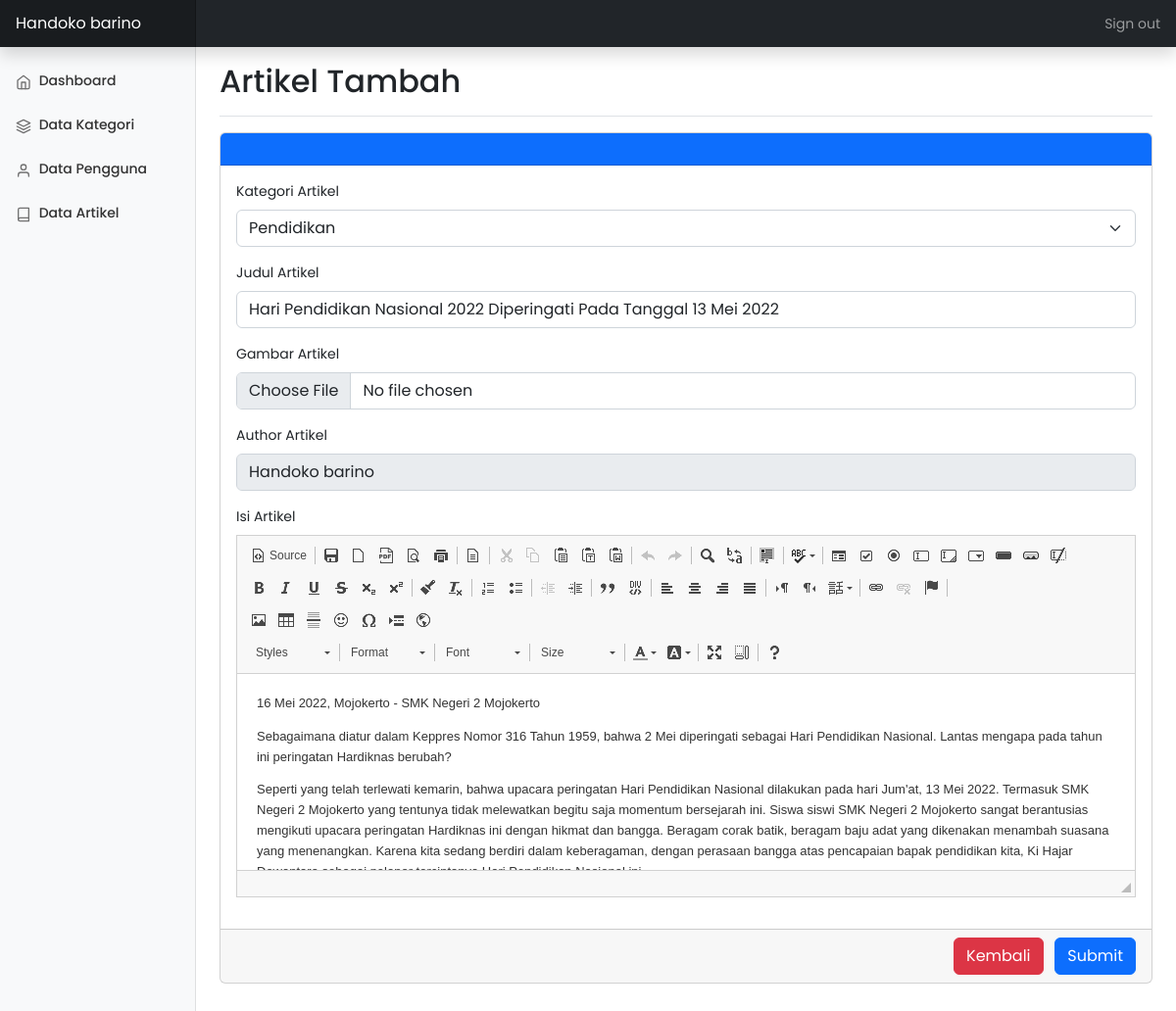
Page /admin/artikel-edit.php?id=10 (signed in) on the committed database.
### tables this page shows
CREATE TABLE `articles` (
  `id_artikel` int(11) NOT NULL,
  `id_kategori` int(11) NOT NULL,
  `judul` varchar(200) NOT NULL,
  `isi` text NOT NULL,
  `gambar` varchar(255) NOT NULL,
  `author` varchar(255) NOT NULL,
  `tgl_release` date NOT NULL
);

CREATE TABLE `categories` (
  `id_kategori` int(32) NOT NULL,
  `kategori` varchar(255) NOT NULL
);

### function/funsi.php (called while the page is built, shortened)
<?php
function koneksi()
{
    $conn = mysqli_connect('localhost', 'root', '', 'db_artikel') or die(mysqli_error($conn));
    return $conn;
}
function read_kategori($query)
{
    $conn = koneksi();
    $query = mysqli_query($conn, $query);
    $data = [];
    while ($row = mysqli_fetch_assoc($query)) {
        $data[] = $row;
    }
    return $data;
}
function show_update_artikel($query)
{
    $conn = koneksi();
    $sql = mysqli_query($conn, $query);
    $data = mysqli_fetch_assoc($sql);
    return $data;
}

### admin/artikel-edit.php (the view, shortened to what this page needs)
<?php
include 'layouts/header.php';
require_once '../function/funsi.php';
$id = $_GET['id'];
$data = show_update_artikel("SELECT * FROM articles INNER JOIN categories ON articles.id_kategori = categories.id_kategori WHERE id_artikel = '" . $id . "' ");
$data2 = read_kategori("SELECT * FROM categories");
?>
<main class="col-md-9 ms-sm-auto col-lg-10 px-md-4">
    <div class="d-flex justify-content-between flex-wrap flex-md-nowrap align-items-center pt-3 pb-2 mb-3 border-bottom">
        <h1 class="h2">Artikel Tambah </h1>
    </div>
    <section>
        <div class="row">
            <div class="col-md-12">
                <form action="" method="post" enctype="multipart/form-data">
                    <div class="card mb-5">
                        <div class="card-header bg-primary pb-4"></div>
                        <div class="card-body">
                            <div class="mb-3">
                                <label for="" class="form-label">Kategori Artikel</label>
                                <select class="form-select" aria-label="Default select example" name="kategori">
                                    <option value="<?= $data['id_kategori'] ?>"><?= $data['kategori'] ?></option>
                                </select>
                            </div>
                            <div class="mb-3">
                                <label for="" class="form-label">Judul Artikel</label>
                                <input type="text" name="judul" id="" class="form-control" placeholder="Enter kategori" value="<?= $data['judul'] ?>" required>
                            </div>
                            <div class="mb-3">
                                <label for="" class="form-label">Gambar Artikel</label>
                                <input type="file" name="gambar" id="" class="form-control" placeholder="Enter kategori">
                            </div>
                            <div class="mb-3">
                                <label for="" class="form-label">Author Artikel</label>
                                <input type="text" name="author" id="" class="form-control" value="<?= $_SESSION['profile']['nama'] ?>" placeholder="Enter author" required readonly>
                            </div>
                            <div class="mb-3">
                                <label for="" class="form-label">Isi Artikel</label>
                            </div>
                        </div>
                        <div class="card-footer">
                            <div class="float-end">
                                <a href="artikel.php" class="btn btn-danger me-2">Kembali</a>
                                <button class="btn btn-primary" type="submit" name="submit">Submit</button>
                            </div>
                        </div>
                    </div>
                </form>
            </div>
        </div>
    </section>
</main>
<?php include 'layouts/footer.php' ?>

### assets/template/css/style.css (style rules this page uses)
body { font-size: 0.875rem; }

### admin/layouts/header.php (style rules this page uses)
body { font-family: 'Poppins', sans-serif; }

### rows in the picture
articles: kategori "Pendidikan", judul "Hari Pendidikan Nasional 2022 Diperingati Pada Tanggal 13 Mei 2022"

### other values in the picture
$_SESSION['profile']['nama'] "Handoko barino"
